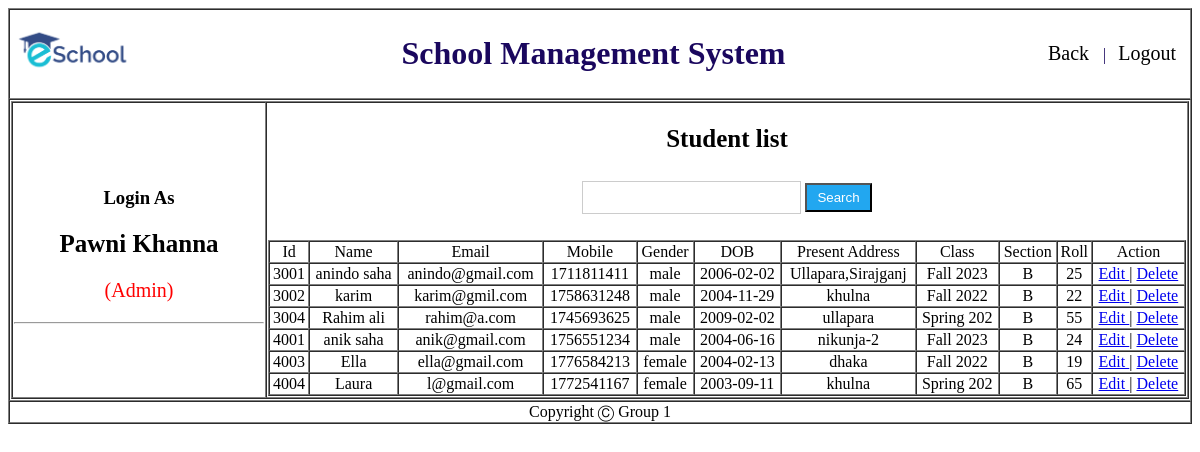
The app's page /Admin/view/viewStudent.php (signed in) with its own data.
### tables this page shows
CREATE TABLE `student` (
  `id` varchar(20) NOT NULL,
  `name` varchar(70) NOT NULL,
  `email` varchar(70) NOT NULL,
  `mobile` varchar(70) NOT NULL,
  `gender` varchar(70) NOT NULL,
  `dob` varchar(10) NOT NULL,
  `class` varchar(10) NOT NULL,
  `section` varchar(10) NOT NULL,
  `roll` varchar(70) NOT NULL,
  `p_address` varchar(70) NOT NULL,
  `password` varchar(70) NOT NULL,
  `marks` varchar(10) NOT NULL
);

### Admin/Model/studentModel.php (called while the page is built, shortened)
<?php
function allUserList(){
    $conn = getConnection();
    $sql = "select * from student";
    $result = mysqli_query($conn, $sql);
    $users =[];
		while($row = mysqli_fetch_assoc($result)){
			array_push($users, $row);
		}
		return $users;
}
?>

### Admin/View/viewStudent.php (the view, shortened to what this page needs)
<?php
	include('header.php');
	include_once('../model/studentModel.php');
	$UsersList = allUserList();
?>
              <td>
                <center><h2>Student list</h2>
									<input type="text" name="name" id="name" onkeyup="ajax()" />
									<input type="button" name="" value="Search">
								</center>
								<div id="myh1" class="">
									<br>
								<?php
								echo "<table border = 1 width='100%' cellspacing = 0  >
								<tr align = 'center'>
										<td>Id</td>
										<td>Name</td>
										<td>Email</td>
										<td>Mobile</td>
										<td>Gender</td>
										<td>DOB</td>
										<td>Present Address</td>
										<td>Class</td>
										<td>Section</td>
										<td>Roll</td>
										<td>Action</td>
								</tr>";
								for($i = 0; $i<count($UsersList); $i++){
										echo "<tr align = 'center'>
										<td>{$UsersList[$i]['id']}</td>
										<td>{$UsersList[$i]['name']}</td>
										<td>{$UsersList[$i]['email']}</td>
										<td>{$UsersList[$i]['mobile']}</td>
										<td>{$UsersList[$i]['gender']}</td>
										<td>{$UsersList[$i]['dob']}</td>
										<td>{$UsersList[$i]['p_address']}</td>
										<td>{$UsersList[$i]['class']}</td>
										<td>{$UsersList[$i]['section']}</td>
										<td>{$UsersList[$i]['roll']}</td>
										<td> <a href='editStudent.php?id={$UsersList[$i]['id']}'> Edit </a> | <a href='deleteStudent.php?id={$UsersList[$i]['id']}'> Delete </a>  </td>
								</tr>";
								}
								echo "</table>";
								?>
								</div>
              </td>
            </tr>
          </table>
        </td>
      </tr>
      <?php include('footer.php'); ?>

### Admin/Style/sidebar.css (style rules this page uses)
#navigation h2 { font-size: 25px; text-align: center; }
input[type=button] { background-color: #22A7F0; width: auto; color: white; padding: 5px 10px; cursor: pointer; }
input[type=text],input[type=email], input[type=password] { padding: 8px 20px; margin: 8px 0; display: inline-block; border: 1px solid #ccc; box-sizing: border-box; }

### records on screen
student: id "3001", name "anindo saha", email "anindo@gmail.com", mobile "1711811411", gender "male", dob "2006-02-02", p_address "Ullapara,Sirajganj", class "Fall 2023", section "B", roll "25"
student: id "3002", name "karim", email "karim@gmil.com", mobile "1758631248", gender "male", dob "2004-11-29", p_address "khulna", class "Fall 2022", section "B", roll "22"
student: id "3004", name "Rahim ali", email "rahim@a.com", mobile "1745693625", gender "male", dob "2009-02-02", p_address "ullapara", class "Spring 202", section "B", roll "55"
student: id "4001", name "anik saha", email "anik@gmail.com", mobile "1756551234", gender "male", dob "2004-06-16", p_address "nikunja-2", class "Fall 2023", section "B", roll "24"
student: id "4003", name "Ella", email "ella@gmail.com", mobile "1776584213", gender "female", dob "2004-02-13", p_address "dhaka", class "Fall 2022", section "B", roll "19"
student: id "4004", name "Laura", email "l@gmail.com", mobile "1772541167", gender "female", dob "2003-09-11", p_address "khulna", class "Spring 202", section "B", roll "65"

### other values on screen
$_COOKIE['name'] "Pawni Khanna"
